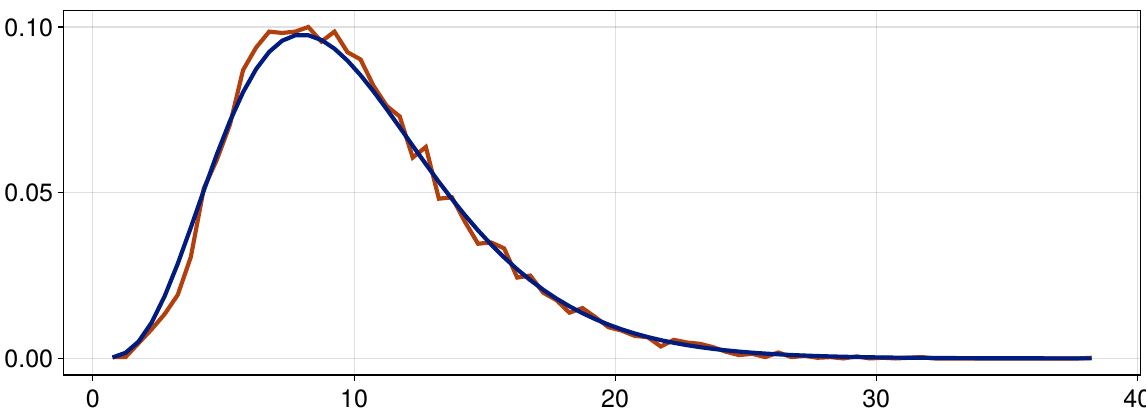

Recreate this plot in Julia.
using Random
using Distributions: Chisq, pdf, quantile
using StatsBase: fit, Histogram
using Statistics: mean, std, cov
using LoopVectorization
using LinearAlgebra: inv
using CairoMakie

function chi2_test(Y, muu=nothing, iC=nothing)
    n, k = size(Y)
    # Chi-square test for normality

    if muu === nothing && iC === nothing  # chi2 normality test for rows of Y
        Yave = mean(Y, dims=1)
        Ystd = std(Y, dims=1)
        Y0 = Y .- Yave
        C = cov(Y)
        iC = inv(C)
    else  # test if the rows of Y follow N(muu,C)
        Yave = mean(Y, dims=1)
        Ystd = std(Y, dims=1)
        Y0 = Y .- muu
    end

    D_sq = sum(Y0' .* (iC * Y0'), dims=1)

    # Theoretical Chi-square PDF
    chisq_dist = Chisq(k)

    # Emprical Histogram (pdf) calculation
    h = fit( Histogram, vec(D_sq), nbins = 100 )
    x = collect( h.edges[1][1:end-1] ) .+ Float64( h.edges[1].step )/2  # Midpoints of histogram bins
    khi = h.weights
    khi_n = khi ./ ( sum(khi) * (x[2] - x[1]) )

    # Chi-square theoretical pdf
    chi_pf = pdf( chisq_dist, x )

    D_sorted = sort( vec(D_sq) )
    probs = (1:n) ./ (n + 1)
    theo_q = quantile.(chisq_dist, probs)

    return x, chi_pf, khi_n, theo_q, D_sorted
end

function empcdf( data::AbstractArray{Float64}; nx=10, x=nothing)

    if isnothing(x)
        m = minimum( data )
        M = maximum( data )
        x = range( m, stop=M, length=nx )
    end

    ndata = length( data )
    cdf_emp = zeros( Float64, (1, nx) )

    @turbo for ii in 1:nx, jj in 1:ndata
            cdf_emp[ii] += ( data[jj] <=  x[ii] )
    end

    cdf_emp /= ndata

    return cdf_emp, x
end

function plot_chi( chi2_x, chi_true, chi_test )
    colors = Makie.to_colormap(:seaborn_dark)
    set_theme!(palette = (; color = colors), fontsize = 24)

    # 3. Initialize Figure
    # Width 1200 to match the side-by-side style of previous plots
    fig = Figure(size = (1100, 400), figure_padding = (5, 5, 5, 10))

    # --- Left Plot: Chi-Square Test ---
    ax_chi = Axis(fig[1, 1],
        # xlabel = L"\mathrm{Squared\ Mahalanobis\ Distance}\ (D^2)",
        # ylabel = L"\mathrm{Density}",
        xgridvisible = true, ygridvisible = true,
        # xticklabelsize = 18, yticklabelsize = 18
    )

    # Plot lines as requested (using explicit colors from your snippet)
    # Slightly thicker lines (2.5) for thesis readability
    lines!(ax_chi, chi2_x, chi_test, color = colors[2], linewidth = 4)
    lines!(ax_chi, chi2_x, chi_true, color = colors[1], linewidth = 4)
        #    label = L"\mathrm{Empirical\ PDF}")

    return fig
end

function main()
    n_cdf = 10000
    ndata = 200
    nbin = 10

    R0 = rand( ndata )
    xmin = 1.05*minimum(R0)
    xmax = 0.95*maximum(R0)
    bins = collect( range( xmin, xmax, length=nbin ) )

    cdfs = zeros( n_cdf, nbin )
    for ii in 1:n_cdf
        x_ind = rand( 1:ndata, ndata )
        unique!( x_ind )

        x_ii = @view R0[ x_ind ]

        cdf_ii, _ = empcdf( x_ii; nx=nbin, x=bins )
        cdfs[ii, :] = vec( cdf_ii )
    end

    x, chi_pf, khi_n, theo_q, D_sorted = chi2_test( cdfs )

    fig = plot_chi(x, chi_pf, khi_n)
    display( fig )
    save("/home/[user]/GitHub/thesis-empirical-likelihoods/thesis_figures/example_realisations/example_chi2.pdf", fig)
end

main()
